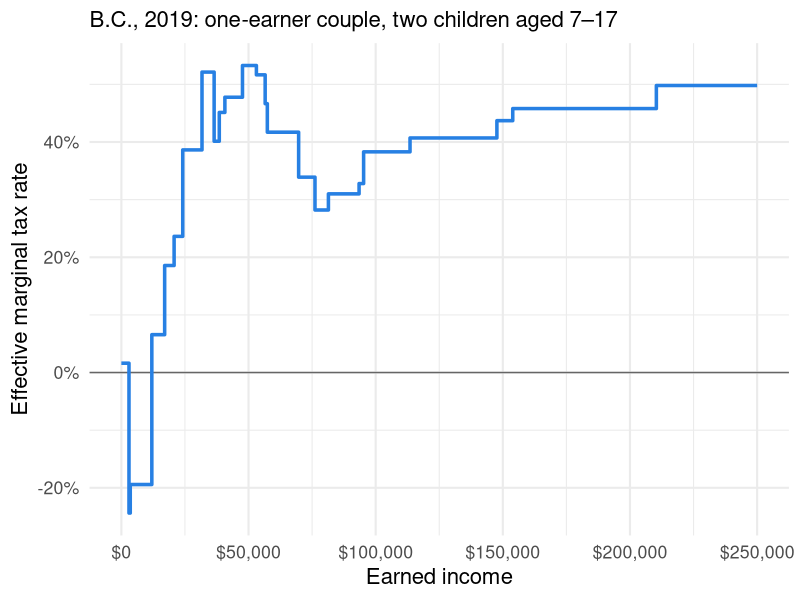

Write R code to recreate this figure.
## ---- chunk 1
library(tidyverse)

emtr <- read_csv("emtr_bc2019.csv", show_col_types = FALSE)

ggplot(emtr, aes(x = income, y = rate)) +
  geom_hline(yintercept = 0, colour = "grey40") +
  geom_step(colour = "#2780e3", linewidth = 1.2) +
  scale_x_continuous(labels = scales::dollar, breaks = seq(0, 250000, 50000)) +
  scale_y_continuous(labels = function(x) paste0(x, "%"), breaks = seq(-20, 60, 20)) +
  labs(
    x = "Earned income",
    y = "Effective marginal tax rate",
    subtitle = "B.C., 2019: one-earner couple, two children aged 7–17"
  ) +
  theme_minimal(base_size = 16) +
  theme(legend.position = "none")
